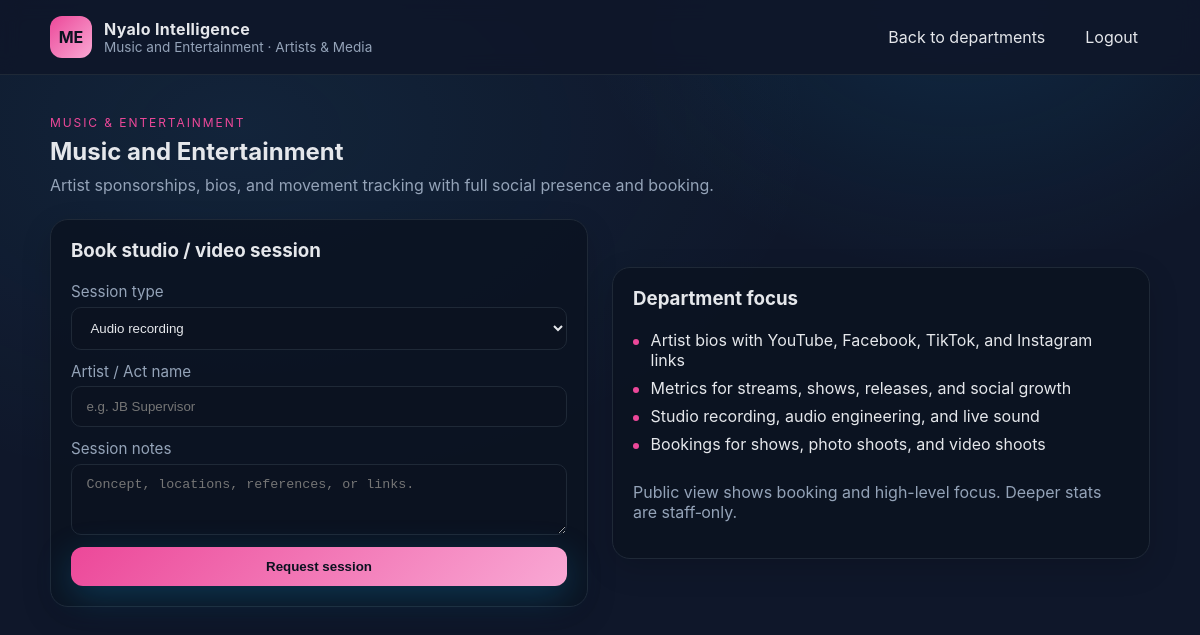
The page /departments/music-and-entertainment/ (signed in) on the database its author committed.
### core/models.py (models this page shows, shortened)
class TimeStampedModel(models.Model):
    created_at = models.DateTimeField(auto_now_add=True)
    updated_at = models.DateTimeField(auto_now=True)
    class Meta:
        abstract = True

class CompanyInfo(TimeStampedModel):
    name = models.CharField(max_length=150, default="Nyalo Intelligence")
    tagline = models.CharField(max_length=255, blank=True)
    mission = models.TextField(blank=True)
    vision = models.TextField(blank=True)
    owner_primary = models.CharField(max_length=150, blank=True)
    owner_secondary = models.CharField(max_length=150, blank=True)
    email = models.EmailField(blank=True)
    phone = models.CharField(max_length=50, blank=True)
    location = models.CharField(max_length=150, blank=True)

class Department(TimeStampedModel):
    name = models.CharField(max_length=120)
    slug = models.SlugField(unique=True)
    summary = models.TextField()
    order = models.PositiveIntegerField(default=0)
    theme_primary = models.CharField(
        max_length=7, default="#0ea5e9", help_text="Primary HEX color for this department"
    )
    theme_accent = models.CharField(
        max_length=7, default="#38bdf8", help_text="Accent HEX color for this department"
    )
    class Meta:
        ordering = ["order", "name"]

class DepartmentHighlight(models.Model):
    department = models.ForeignKey(
        Department, related_name="highlights", on_delete=models.CASCADE
    )
    text = models.CharField(max_length=255)
    order = models.PositiveIntegerField(default=0)
    class Meta:
        ordering = ["order"]

### core/views.py (the view)
# urls.py: path('departments/<slug:slug>/', views.department_detail, name='department_detail'),
@login_required
def department_detail(request, slug):
    company_info = CompanyInfo.objects.first()
    department = get_object_or_404(
        Department.objects.prefetch_related("highlights"), slug=slug
    )
    user_groups = set(request.user.groups.values_list("name", flat=True))
    is_customer = "Customers" in user_groups
    staff_group_name = f"{department.name} Staff"
    is_department_staff = staff_group_name in user_groups or request.user.is_staff
    template_map = {
        "ict-support": "core/departments/ict_support.html",
        "computer-hardware-repairs": "core/departments/hardware_repairs.html",
        "software-engineering": "core/departments/software_engineering.html",
        "cybersecurity": "core/departments/cybersecurity.html",
        "music-and-entertainment": "core/departments/music_entertainment.html",
        "graphic-design": "core/departments/graphic_design.html",
        "merchandise-sales": "core/departments/merchandise.html",
    }
    template_name = template_map.get(slug, "core/department_detail.html")
    return render(
        request,
        template_name,
        {
            "company_name": company_info.name if company_info else "Nyalo Intelligence",
            "department": department,
            "is_customer": is_customer,
            "is_department_staff": is_department_staff,
        },
    )

### templates/core/departments/music_entertainment.html (shortened to what this page needs)
{% load static %}
<!DOCTYPE html>
<html lang="en">
<head>
    <link rel="stylesheet" href="{% static 'css/styles.css' %}">
</head>
<body>
    <header class="site-header">
        <div class="container header-content">
            <div class="brand">
                <div class="brand-mark">ME</div>
                <div>
                    <div class="brand-name">{{ company_name }}</div>
                    <div class="brand-subtitle">{{ department.name }} · Artists & Media</div>
                </div>
            </div>
            <nav class="nav">
                <a href="{% url 'department_list' %}">Back to departments</a>
                <a href="{% url 'logout' %}">Logout</a>
            </nav>
        </div>
    </header>
    <main>
        <section class="section">
            <div class="container section-header">
                <div>
                    <p class="eyebrow">Music & Entertainment</p>
                    <h1>{{ department.name }}</h1>
                    <p class="muted">{{ department.summary }}</p>
                </div>
            </div>
            <div class="container split">
                <div class="card">
                    <h3>Book studio / video session</h3>
                    <form class="contact-form">
                        <label>
                            Session type
                            <select>
                                <option>Audio recording</option>
                            </select>
                        </label>
                        <label>
                            Artist / Act name
                            <input type="text" placeholder="e.g. JB Supervisor">
                        </label>
                        <label>
                            Session notes
                            <textarea rows="3" placeholder="Concept, locations, references, or links."></textarea>
                        </label>
                        <button type="button" class="btn primary full">Request session</button>
                    </form>
                </div>
                <div class="card">
                    <h3>Department focus</h3>
                    <ul class="bullet-list">
                        {% for item in department.highlights.all %}
                            <li>{{ item.text }}</li>
                        {% endfor %}
                    </ul>
                    {% if is_department_staff %}
                        <div style="margin-top:1rem;">
                            <h4>Artist management (staff)</h4>
                            <p class="muted">Team members can track artist rosters, release calendars, and performance stats here.</p>
                        </div>
                    {% else %}
                        <p class="muted" style="margin-top:1rem;">Public view shows booking and high-level focus. Deeper stats are staff‑only.</p>
                    {% endif %}
                </div>
            </div>
        </section>
    </main>
</body>
</html>

### static/css/styles.css (style rules this page uses)
:root { --bg: #0f172a; --panel: #111827; --card: #0b1220; --text: #e5e7eb; --muted: #94a3b8; --accent: #38bdf8; --accent-strong: #0ea5e9; --border: #1f2937; --pill: #1e293b; --success: #34d399; font-family: 'Inter', system-ui, -apple-system, BlinkMacSystemFont, 'Segoe UI', sans-serif; }
* { box-sizing: border-box; }
body { margin: 0; background: radial-gradient(120% 140% at 20% 20%, rgba(56, 189, 248, 0.08), transparent 40%), radial-gradient(90% 120% at 80% 0%, rgba(14, 165, 233, 0.12), transparent 35%), var(--bg); color: var(--text); }
a { color: var(--text); text-decoration: none; }
.container { width: min(1100px, 92%); margin: 0 auto; }
h1, h2, h3, h4 { margin: 0 0 0.5rem; line-height: 1.2; }
p { margin: 0 0 1rem; }
.muted { color: var(--muted); }
.eyebrow { letter-spacing: 0.16em; text-transform: uppercase; font-size: 0.75rem; color: var(--accent); margin-bottom: 0.5rem; }
.site-header { position: sticky; top: 0; z-index: 10; background: rgba(15, 23, 42, 0.9); backdrop-filter: blur(10px); border-bottom: 1px solid var(--border); }
.header-content { display: flex; align-items: center; justify-content: space-between; padding: 1rem 0; }
.brand { display: flex; gap: 0.75rem; align-items: center; }
.brand-mark { width: 42px; height: 42px; border-radius: 12px; background: linear-gradient(135deg, var(--accent), var(--accent-strong)); display: grid; place-items: center; font-weight: 700; color: #0b1220; }
.brand-name { font-weight: 700; letter-spacing: 0.02em; }
.brand-subtitle { color: var(--muted); font-size: 0.85rem; }
.nav { display: flex; gap: 1rem; }
.nav a { padding: 0.4rem 0.75rem; border-radius: 8px; transition: background 0.2s ease, color 0.2s ease; }
.btn { display: inline-flex; align-items: center; justify-content: center; padding: 0.75rem 1rem; border-radius: 12px; font-weight: 600; border: 1px solid var(--border); cursor: pointer; transition: transform 0.15s ease, box-shadow 0.15s ease, background 0.2s ease; }
.btn.primary { background: linear-gradient(135deg, var(--accent), var(--accent-strong)); color: #0b1220; border: none; box-shadow: 0 10px 35px rgba(14, 165, 233, 0.25); }
.btn.full { width: 100%; }
.section { padding: 2.5rem 0; }
.section-header { margin-bottom: 1.5rem; }
.card { background: rgba(11, 18, 32, 0.8); border-radius: 18px; padding: 1.25rem; border: 1px solid var(--border); box-shadow: 0 10px 30px rgba(0, 0, 0, 0.15); display: flex; flex-direction: column; gap: 0.75rem; }
.bullet-list { list-style: none; padding: 0; margin: 0; display: grid; gap: 0.5rem; color: var(--text); }
.bullet-list li { padding-left: 1.1rem; position: relative; color: var(--text); }
.bullet-list li::before { content: ''; position: absolute; left: 0; top: 0.55rem; width: 6px; height: 6px; border-radius: 50%; background: var(--accent); }
.split { display: grid; gap: 1.5rem; grid-template-columns: repeat(auto-fit, minmax(280px, 1fr)); align-items: center; }
.contact-form { display: grid; gap: 0.75rem; }
.contact-form label { color: var(--muted); display: grid; gap: 0.35rem; font-size: 0.95rem; }
.contact-form input, .contact-form textarea, .contact-form select { padding: 0.75rem 0.9rem; background: #0b1220; border: 1px solid var(--border); border-radius: 10px; color: var(--text); }

### rows shown on the page
CompanyInfo: name "Nyalo Intelligence"
Department: name "Music and Entertainment", summary "Artist sponsorships, bios, and movement tracking with full social presence and booking."
DepartmentHighlight: text "Artist bios with YouTube, Facebook, TikTok, and Instagram links"
DepartmentHighlight: text "Metrics for streams, shows, releases, and social growth"
DepartmentHighlight: text "Studio recording, audio engineering, and live sound"
DepartmentHighlight: text "Bookings for shows, photo shoots, and video shoots"
